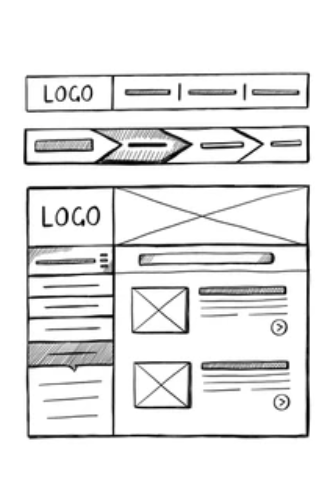
#> input picture backend/test_images/sketches.png, 315 x 494 px
$ python test_day5.py
#> lines starting #> are read from the running program, lines starting #| are printed output that depends on the picture; after the words box and inside, x2 and y2 are one past the last pixel; in counts of white or black regions, pixels touching at a corner belong together
### backend/app/services/contour_services.py
import cv2
import numpy as np
from pathlib import Path


def load_image(image_path: str):
    path_obj = Path(image_path).resolve()

    # Check 1: File exist karti hai ya nahi
    if not path_obj.is_file():
        raise FileNotFoundError(f"File nahi mili: {path_obj}")

    # Check 2: OpenCV se load karo
    image = cv2.imread(str(path_obj))

    # Fallback reading method for Windows paths
    if image is None:
        image = cv2.imdecode(np.fromfile(str(path_obj), dtype=np.uint8), cv2.IMREAD_COLOR)

    if image is None:
        raise ValueError(f"Image corrupt hai ya format Read nahi ho raha: {path_obj}")

    return image


def extract_contours(image: np.ndarray):
    """
    Image me se shapes detect karke filtered bounding boxes nikalta hai (Day 4 Optimization)
    """
    if len(image.shape) == 3:
        gray = cv2.cvtColor(image, cv2.COLOR_BGR2GRAY)
    else:
        gray = image

    # Noise reduction & thresholding
    blurred = cv2.GaussianBlur(gray, (5, 5), 0)
    thresh = cv2.adaptiveThreshold(
        blurred, 255, cv2.ADAPTIVE_THRESH_GAUSSIAN_C, cv2.THRESH_BINARY_INV, 11, 2
    )

    # Hierarchy-based contour extraction (RETR_TREE)
    contours, hierarchy = cv2.findContours(thresh, cv2.RETR_TREE, cv2.CHAIN_APPROX_SIMPLE)

    bounding_boxes = []
    img_h, img_w = image.shape[:2]
    max_allowed_area = (img_h * img_w) * 0.95

    for cnt in contours:
        area = cv2.contourArea(cnt)
        x, y, w, h = cv2.boundingRect(cnt)

        # Filtering Rules
        if 100 < area < max_allowed_area and w > 15 and h > 15:
            bounding_boxes.append({
                "x": int(x),
                "y": int(y),
                "width": int(w),
                "height": int(h)
            })

    return bounding_boxes

### backend/app/services/heuristic_service.py
"""
Phase 2 - Day 3 & 5: Advanced Heuristic Rules Engine
Location: app/services/heuristic_service.py
"""

def extract_geometry_features(x, y, w, h) -> dict:
    """Extracts extended geometric properties from bounding box with strict type casting."""
    # List/Tuple unwrapping safety
    if isinstance(x, (list, tuple)): x = x[0]
    if isinstance(y, (list, tuple)): y = y[0]
    if isinstance(w, (list, tuple)): w = w[0]
    if isinstance(h, (list, tuple)): h = h[0]

    # Type casting to float/int
    x, y, w, h = int(float(x)), int(float(y)), int(float(w)), int(float(h))

    area = w * h
    perimeter = 2 * (w + h)
    aspect_ratio = float(w) / h if h > 0 else 0.0
    center_x = x + (w // 2)
    center_y = y + (h // 2)

    return {
        "box": [x, y, w, h],
        "area": area,
        "perimeter": perimeter,
        "aspect_ratio": round(aspect_ratio, 2),
        "center": (center_x, center_y)
    }

# [26 lines left out: function classify_component, not called in this run]

def predict_ui_element(boxes: list) -> list:
    """
    Batch processes bounding boxes and returns classified predictions.
    """
    predictions = []
    for box in boxes:
        if len(box) == 4:
            x, y, w, h = box
            features = extract_geometry_features(x, y, w, h)
            label = classify_component(w, h)

            if label and str(label).lower() != "noise":
                predictions.append({
                    "label": label,
                    "confidence": 0.88,
                    "box": features["box"],
                    "features": features
                })
    return predictions

### backend/test_day5.py
import sys
import os

# Relative path setup
BASE_DIR = os.path.dirname(os.path.abspath(__file__))
sys.path.append(BASE_DIR)

from app.services.contour_services import load_image, extract_contours
from app.services.heuristic_service import predict_ui_element

# Image path check (backend folder aur root folder dono jagah check karega)
candidate_paths = [
    os.path.join(BASE_DIR, "test_images", "sketches.png"),
    os.path.join(BASE_DIR, "backend", "test_images", "sketches.png"),
]

img_path = None
for p in candidate_paths:
    if os.path.exists(p):
        img_path = p
        break

if not img_path:
    print("❌ Error: 'sketches.png' file nahi mili! Kindly check file path in test_images/ folder.")
    sys.exit(1)

print(f"✅ Loading image from: {img_path}")

# 1. Image load kar rahe hain
img = load_image(img_path)
#> in load_image, image is the input picture: shape (494, 315, 3); mean B, G, R 229.6, 229.6, 229.6

# 2. Bounding boxes extract kar rahe hain
boxes = extract_contours(img)
#> in extract_contours, `blurred = cv2.GaussianBlur(gray, (5, 5), 0)`:
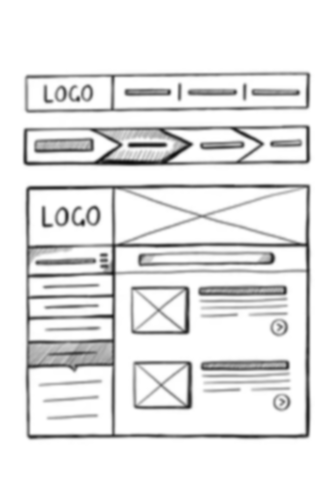
#> blurred: shape (494, 315); min 12, max 255, mean 229.6
#> in extract_contours, `thresh = cv2.adaptiveThreshold( blurred, 255, cv2.ADAPTIVE_THRESH_GAUS..`:
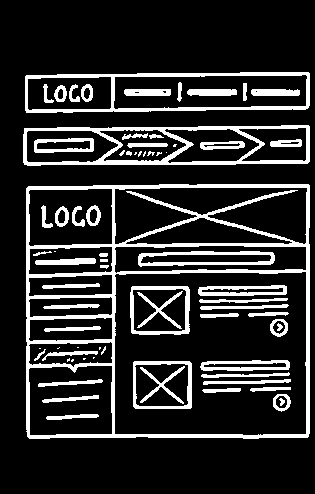
#> thresh: shape (494, 315); 17% white; 73 white regions (17 under 20 px)
#> in extract_contours, `contours, hierarchy = cv2.findContours(thresh, cv2.RETR_TREE, cv2.CHAI..`: contours = 107 contours, 26 with area under 20; largest, box (x1, y1, x2, y2) and area: (26, 184, 310, 439) 71382, (114, 271, 307, 436) 30982, (23, 125, 310, 166) 10598, (25, 72, 310, 113) 10486, (114, 187, 308, 245) 7632
#> the loop in extract_contours, `for cnt in contours:` made 107 passes
#> (area, x, y, w, h) on passes 1, 2, 3, 4, 5, 6, 11, 12, 18, 19, 20, 21: (71381.5, 26, 184, 284, 255), (5623.5, 28, 365, 85, 71), (142, 46, 414, 53, 6), (145, 42, 395, 57, 8), (159.5, 38, 379, 65, 8), (1731.5, 28, 341, 85, 27), (134.5, 42, 351, 56, 10), (21.5, 34, 349, 12, 12), (1802, 28, 317, 85, 25), (141, 44, 326, 57, 6), (1492, 28, 296, 85, 22), (147, 43, 304, 57, 5)
#> after the loop in extract_contours, `for cnt in contours:`: bounding_boxes = 29 items
#> boxes = 29 items
#> the loop in predict_ui_element, `for box in boxes:` made 1 pass
#> box on pass 1: {'x': 26, 'y': 184, 'width': 284, 'height': 255}
#> after the loop in predict_ui_element, `for box in boxes:`: predictions = []

# 3. Components classify kar rahe hain
#> (the run stopped early here; a loop or call above may not have finished)
